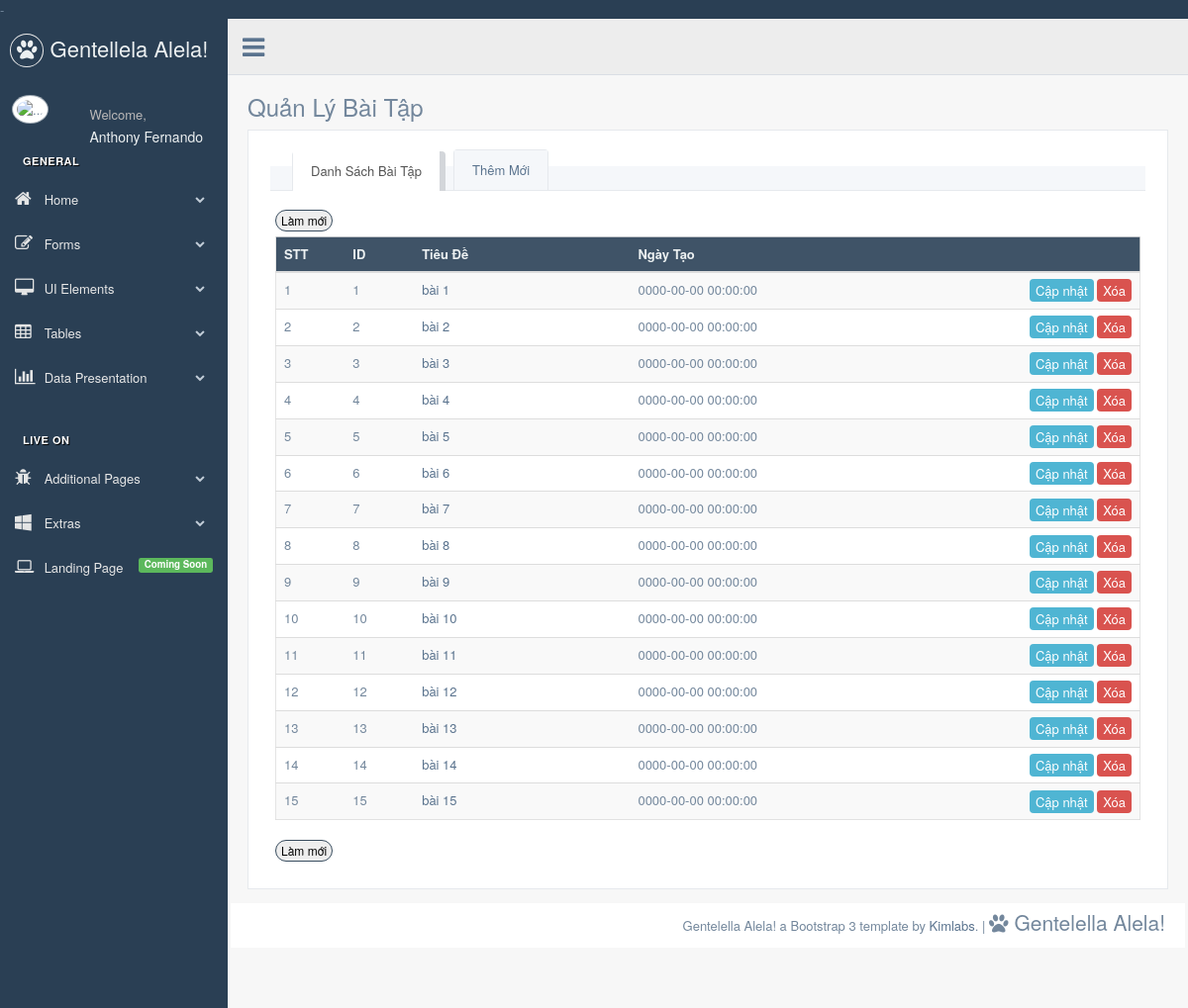
The app's page /Source-code/admin/quanly_baitap.php with its own data.
### tables this page shows
CREATE TABLE IF NOT EXISTS `baitap` (
  `bt_ID` int(11) NOT NULL AUTO_INCREMENT,
  `bt_TieuDe` varchar(150) DEFAULT NULL,
  `bt_NgayTao` datetime DEFAULT NULL,
  PRIMARY KEY (`bt_ID`)
);

### Source-code/dataconfig/dataprovider.php (called while the page is built, shortened)
<?php
class DataProvider
{
  public static function GetRows($sql)
  {
	$connection = mysqli_connect(HOSTNAME,USERNAME,PASSWORD,DATABASE) or
      	die ("couldn't connect to localhost");
    mysqli_query($connection,"set names 'utf8'");
    $result = mysqli_query($connection,$sql);
	$i = 0;
	while ($row = mysqli_fetch_array($result))
	{
		$returnresult[$i++] = $row;
	}
    return $returnresult;
	}
}
?>

### Source-code/admin/include/inc-quanly-baitap.php (the view, shortened to what this page needs)
               <div class="row">
                   <div class="col-md-12 col-sm-12 col-xs-12">
                       <div class="x_panel">
<div class="x_content">
                   <div class="" role="tabpanel" data-example-id="togglable-tabs">
		<ul id="myTab1" class="nav nav-tabs bar_tabs" role="tablist">
			<li role="presentation" class="active"><a href="#tab_content1" id="home-tabb" role="tab" data-toggle="tab" aria-controls="home" aria-expanded="true">Danh Sách Bài Tập</a>
                           </li>
                           <li role="presentation" class=""><a href="#tab_content2" role="tab" id="profile-tabb" data-toggle="tab" aria-controls="profile" aria-expanded="false">Thêm Mới</a>
			</li>
		</ul>
		<div id="myTabContent1" class="tab-content">
			<div role="tabpanel" class="tab-pane fade active in" id="tab_content1" aria-labelledby="home-tab">
				<div class="x_content">
					<button onclick="refresher()" class="btn btn-round btnx-green btn-xs">Làm mới</button>
					<table id="example" class="table table-striped responsive-utilities jambo_table">
						<thead>
							<tr class="headings">
								<th style="width: 8%;">STT </th>
								<th style="width: 8%;">ID </th>
								<th style="width: 25%;">Tiêu Đề </th>
								<th>Ngày Tạo</th>
								<th style=""></th>
							</tr>
						</thead>
						<tbody>
						<?php
						$i = 0;
						$sql = "SELECT bt_ID, bt_TieuDe, bt_NgayTao FROM baitap";
						$result = DataProvider::GetRows($sql);
						if($result != null)
						{
							foreach ($result as $value)
							{
								$i++;
							?>
							<tr class="<?php echo $i % 2 ==0 ? 'even pointer' : 'odd pointer'; ?>">
								<td class=" "><?php echo $i; ?></td>
								<td class=" "><?php echo $value['bt_ID']; ?></td>
								<td class=" ">
									<a href="quanly_cauhoi.php?id=<?php echo $value['bt_ID']; ?>&td=<?php echo $value['bt_TieuDe']; ?>">
										<?php echo $value['bt_TieuDe']; ?>
									</a>
								</td>
								<td class=" "><?php echo $value['bt_NgayTao']; ?></td>
								<td align="right">
									<a  href="#tab_content3" role="tab" id="profile-tabb2" data-toggle="tab" aria-controls="profile" aria-expanded="false" onclick="edit('<?php echo $value['bt_ID'];?>','<?php echo $value['bt_TieuDe'];?>','<?php echo $value['bt_NgayTao'];?>')" class=" btnx btnx-tear"> Cập nhật</a>
									<a  href="process/xuly_baitap_get.php?mode=3&id=<?php echo $value['bt_ID'];?>" class="btnx btnx-red" > Xóa</a>
								</td>
							</tr>
						<?php
							}
						}
						?>
						</tbody>
					</table>
					<button onclick="refresher()" class="btn btn-round btnx-green btn-xs">Làm mới</button>
				</div>
			</div>
		</div>
	</div>
</div>
                       </div>
                   </div>
                   <br />
                   <br />
                   <br />
               </div>

### Source-code/admin/quanly_baitap.php (shortened to what this page needs)
<?php
	include_once("../dataconfig/dataprovider.php");
?>
<!DOCTYPE html>
<html lang="en">
<head>
    <link href="css/bootstrap.min.css" rel="stylesheet">
    <link href="fonts/css/font-awesome.min.css" rel="stylesheet">
    <link href="css/animate.min.css" rel="stylesheet">
    <link href="css/custom.css" rel="stylesheet">
    <link href="css/icheck/flat/green.css" rel="stylesheet">-
    <link href="css/datatables/tools/css/dataTables.tableTools.css" rel="stylesheet">
    <link href="css/MyCustom.css" rel="stylesheet">
</head>
<body class="nav-md">
    <div class="container body">
        <div class="main_container">
            <div class="col-md-3 left_col">
                <div class="left_col scroll-view">
                    <div class="navbar nav_title" style="border: 0;">
                        <a href="index.html" class="site_title"><i class="fa fa-paw"></i> <span>Gentellela Alela!</span></a>
                    </div>
                    <div class="profile">
                        <div class="profile_pic">
                            <img src="images/img.jpg" alt="..." class="img-circle profile_img">
                        </div>
                        <div class="profile_info">
                            <span>Welcome,</span>
                            <h2>Anthony Fernando</h2>
                        </div>
                    </div>
                    <br />
                    <div id="sidebar-menu" class="main_menu_side hidden-print main_menu">
                        <div class="menu_section">
                            <h3>General</h3>
                            <ul class="nav side-menu">
                                <li><a><i class="fa fa-home"></i> Home <span class="fa fa-chevron-down"></span></a>
                                </li>
                                <li><a><i class="fa fa-edit"></i> Forms <span class="fa fa-chevron-down"></span></a>
                                </li>
                                <li><a><i class="fa fa-desktop"></i> UI Elements <span class="fa fa-chevron-down"></span></a>
                                </li>
                                <li><a><i class="fa fa-table"></i> Tables <span class="fa fa-chevron-down"></span></a>
                                </li>
                                <li><a><i class="fa fa-bar-chart-o"></i> Data Presentation <span class="fa fa-chevron-down"></span></a>
                                </li>
                            </ul>
                        </div>
                        <div class="menu_section">
                            <h3>Live On</h3>
                            <ul class="nav side-menu">
                                <li><a><i class="fa fa-bug"></i> Additional Pages <span class="fa fa-chevron-down"></span></a>
                                </li>
                                <li><a><i class="fa fa-windows"></i> Extras <span class="fa fa-chevron-down"></span></a>
                                </li>
                                <li><a><i class="fa fa-laptop"></i> Landing Page <span class="label label-success pull-right">Coming Soon</span></a>
                                </li>
                            </ul>
                        </div>
                    </div>
                </div>
            </div>
			<div class="top_nav">
                <div class="nav_menu" >
                    <nav class="" role="navigation">
                        <div class="nav toggle" style="margin-bottom: 14px;">
                            <a id="menu_toggle"><i class="fa fa-bars"></i></a>
                        </div>
                    </nav>
                </div>
            </div>
            <div class="right_col" role="main">
                <div class="">
                    <div class="page-title">
                        <div class="title_left">
                            <h3>
                    Quản Lý Bài Tập
                </h3>
                        </div>
                    </div>
                    <div class="clearfix"></div>
					<?php
						include('include/inc-quanly-baitap.php');
					?>
                </div>
                <footer>
                    <div class="">
                        <p class="pull-right">Gentelella Alela! a Bootstrap 3 template by <a>Kimlabs</a>. |
                            <span class="lead"> <i class="fa fa-paw"></i> Gentelella Alela!</span>
                        </p>
                    </div>
                    <div class="clearfix"></div>
                </footer>
                </div>
            </div>
        </div>
        <div id="custom_notifications" class="custom-notifications dsp_none">
            <div class="clearfix"></div>
        </div>
</body>
</html>

### Source-code/admin/css/MyCustom.css (style rules this page uses)
.btnx { padding: 2px 6px; margin-bottom: 0; text-align: center; vertical-align: middle; cursor: pointer; border-radius: 4px; }
.btnx-red { border-color: #d9534f; background: #d9534f; color: #FFFFFF; }
.btnx-tear { border-color: #4FB5D3; background-color: #4FB5D3; color: #FFFFFF; }
.btnx-green { border-color: #394D5F; background: #EEE; color: #000; }

### records on screen
baitap: bt_ID "1", bt_TieuDe "bài 1", bt_NgayTao "0000-00-00 00:00:00"
baitap: bt_ID "2", bt_TieuDe "bài 2", bt_NgayTao "0000-00-00 00:00:00"
baitap: bt_ID "3", bt_TieuDe "bài 3", bt_NgayTao "0000-00-00 00:00:00"
baitap: bt_ID "4", bt_TieuDe "bài 4", bt_NgayTao "0000-00-00 00:00:00"
baitap: bt_ID "5", bt_TieuDe "bài 5", bt_NgayTao "0000-00-00 00:00:00"
baitap: bt_ID "6", bt_TieuDe "bài 6", bt_NgayTao "0000-00-00 00:00:00"
baitap: bt_ID "7", bt_TieuDe "bài 7", bt_NgayTao "0000-00-00 00:00:00"
baitap: bt_ID "8", bt_TieuDe "bài 8", bt_NgayTao "0000-00-00 00:00:00"
baitap: bt_ID "9", bt_TieuDe "bài 9", bt_NgayTao "0000-00-00 00:00:00"
baitap: bt_ID "10", bt_TieuDe "bài 10", bt_NgayTao "0000-00-00 00:00:00"
baitap: bt_ID "11", bt_TieuDe "bài 11", bt_NgayTao "0000-00-00 00:00:00"
baitap: bt_ID "12", bt_TieuDe "bài 12", bt_NgayTao "0000-00-00 00:00:00"
baitap: bt_ID "13", bt_TieuDe "bài 13", bt_NgayTao "0000-00-00 00:00:00"
baitap: bt_ID "14", bt_TieuDe "bài 14", bt_NgayTao "0000-00-00 00:00:00"
baitap: bt_ID "15", bt_TieuDe "bài 15", bt_NgayTao "0000-00-00 00:00:00"
